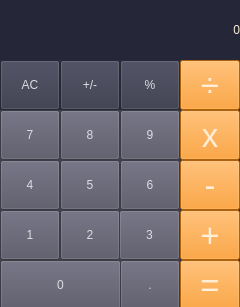
<?xml version="1.0" encoding="UTF-8"?>
<ui version="4.0">
 <class>Form</class>
 <widget class="QWidget" name="Form">
  <property name="geometry">
   <rect>
    <x>0</x>
    <y>0</y>
    <width>240</width>
    <height>307</height>
   </rect>
  </property>
  <property name="windowTitle">
   <string>Calculator</string>
  </property>
  <widget class="QFrame" name="frame">
   <property name="geometry">
    <rect>
     <x>0</x>
     <y>0</y>
     <width>240</width>
     <height>311</height>
    </rect>
   </property>
   <property name="styleSheet">
    <string notr="true">background-color: rgb(37, 38, 56);</string>
   </property>
   <property name="frameShape">
    <enum>QFrame::StyledPanel</enum>
   </property>
   <property name="frameShadow">
    <enum>QFrame::Raised</enum>
   </property>
   <widget class="QFrame" name="frame_2">
    <property name="geometry">
     <rect>
      <x>0</x>
      <y>60</y>
      <width>241</width>
      <height>251</height>
     </rect>
    </property>
    <property name="frameShape">
     <enum>QFrame::StyledPanel</enum>
    </property>
    <property name="frameShadow">
     <enum>QFrame::Raised</enum>
    </property>
    <widget class="QFrame" name="frame_3">
     <property name="geometry">
      <rect>
       <x>0</x>
       <y>0</y>
       <width>240</width>
       <height>50</height>
      </rect>
     </property>
     <property name="frameShape">
      <enum>QFrame::StyledPanel</enum>
     </property>
     <property name="frameShadow">
      <enum>QFrame::Raised</enum>
     </property>
     <widget class="QFrame" name="frame_4">
      <property name="geometry">
       <rect>
        <x>0</x>
        <y>0</y>
        <width>60</width>
        <height>50</height>
       </rect>
      </property>
      <property name="styleSheet">
       <string notr="true">background-color: rgb(54, 55, 72);</string>
      </property>
      <property name="frameShape">
       <enum>QFrame::StyledPanel</enum>
      </property>
      <property name="frameShadow">
       <enum>QFrame::Raised</enum>
      </property>
      <widget class="QPushButton" name="reset">
       <property name="geometry">
        <rect>
         <x>0</x>
         <y>0</y>
         <width>60</width>
         <height>50</height>
        </rect>
       </property>
       <property name="styleSheet">
        <string notr="true">font: 16pt &quot;.AppleSystemUIFont&quot;;
color: rgb(221, 220, 225);</string>
       </property>
       <property name="text">
        <string>AC</string>
       </property>
      </widget>
     </widget>
     <widget class="QFrame" name="frame_5">
      <property name="geometry">
       <rect>
        <x>60</x>
        <y>0</y>
        <width>60</width>
        <height>50</height>
       </rect>
      </property>
      <property name="styleSheet">
       <string notr="true">background-color: rgb(54, 55, 72);</string>
      </property>
      <property name="frameShape">
       <enum>QFrame::StyledPanel</enum>
      </property>
      <property name="frameShadow">
       <enum>QFrame::Raised</enum>
      </property>
      <widget class="QPushButton" name="sign">
       <property name="geometry">
        <rect>
         <x>0</x>
         <y>0</y>
         <width>60</width>
         <height>50</height>
        </rect>
       </property>
       <property name="styleSheet">
        <string notr="true">font: 16pt &quot;.AppleSystemUIFont&quot;;
color: rgb(221, 220, 225);</string>
       </property>
       <property name="text">
        <string>+/-</string>
       </property>
      </widget>
     </widget>
     <widget class="QFrame" name="frame_6">
      <property name="geometry">
       <rect>
        <x>120</x>
        <y>0</y>
        <width>60</width>
        <height>50</height>
       </rect>
      </property>
      <property name="styleSheet">
       <string notr="true">background-color: rgb(54, 55, 72);</string>
      </property>
      <property name="frameShape">
       <enum>QFrame::StyledPanel</enum>
      </property>
      <property name="frameShadow">
       <enum>QFrame::Raised</enum>
      </property>
      <widget class="QPushButton" name="percent">
       <property name="geometry">
        <rect>
         <x>0</x>
         <y>0</y>
         <width>60</width>
         <height>50</height>
        </rect>
       </property>
       <property name="styleSheet">
        <string notr="true">font: 16pt &quot;.AppleSystemUIFont&quot;;
color: rgb(221, 220, 225);</string>
       </property>
       <property name="text">
        <string>%</string>
       </property>
      </widget>
     </widget>
     <widget class="QFrame" name="frame_7">
      <property name="geometry">
       <rect>
        <x>180</x>
        <y>0</y>
        <width>60</width>
        <height>50</height>
       </rect>
      </property>
      <property name="styleSheet">
       <string notr="true">background-color: rgb(54, 55, 72);</string>
      </property>
      <property name="frameShape">
       <enum>QFrame::StyledPanel</enum>
      </property>
      <property name="frameShadow">
       <enum>QFrame::Raised</enum>
      </property>
      <widget class="QPushButton" name="divide">
       <property name="geometry">
        <rect>
         <x>0</x>
         <y>0</y>
         <width>60</width>
         <height>50</height>
        </rect>
       </property>
       <property name="font">
        <font>
         <family>.AppleSystemUIFont</family>
         <pointsize>25</pointsize>
         <weight>50</weight>
         <italic>false</italic>
         <bold>false</bold>
        </font>
       </property>
       <property name="styleSheet">
        <string notr="true">font: 25pt &quot;.AppleSystemUIFont&quot;;
background-color: rgb(245, 137, 13);
color: rgb(255, 238, 216);</string>
       </property>
       <property name="text">
        <string>÷</string>
       </property>
      </widget>
     </widget>
    </widget>
    <widget class="QFrame" name="frame_8">
     <property name="geometry">
      <rect>
       <x>0</x>
       <y>50</y>
       <width>240</width>
       <height>50</height>
      </rect>
     </property>
     <property name="frameShape">
      <enum>QFrame::StyledPanel</enum>
     </property>
     <property name="frameShadow">
      <enum>QFrame::Raised</enum>
     </property>
     <widget class="QFrame" name="frame_9">
      <property name="geometry">
       <rect>
        <x>0</x>
        <y>0</y>
        <width>60</width>
        <height>50</height>
       </rect>
      </property>
      <property name="styleSheet">
       <string notr="true">background-color: rgb(82, 82, 98);</string>
      </property>
      <property name="frameShape">
       <enum>QFrame::StyledPanel</enum>
      </property>
      <property name="frameShadow">
       <enum>QFrame::Raised</enum>
      </property>
      <widget class="QPushButton" name="seven">
       <property name="geometry">
        <rect>
         <x>0</x>
         <y>0</y>
         <width>60</width>
         <height>50</height>
        </rect>
       </property>
       <property name="styleSheet">
        <string notr="true">font: 16pt &quot;.AppleSystemUIFont&quot;;
color: rgb(221, 220, 225);</string>
       </property>
       <property name="text">
        <string>7</string>
       </property>
      </widget>
     </widget>
     <widget class="QFrame" name="frame_10">
      <property name="geometry">
       <rect>
        <x>60</x>
        <y>0</y>
        <width>60</width>
        <height>50</height>
       </rect>
      </property>
      <property name="styleSheet">
       <string notr="true">background-color: rgb(82, 82, 98);</string>
      </property>
      <property name="frameShape">
       <enum>QFrame::StyledPanel</enum>
      </property>
      <property name="frameShadow">
       <enum>QFrame::Raised</enum>
      </property>
      <widget class="QPushButton" name="eight">
       <property name="geometry">
        <rect>
         <x>0</x>
         <y>0</y>
         <width>60</width>
         <height>50</height>
        </rect>
       </property>
       <property name="styleSheet">
        <string notr="true">font: 16pt &quot;.AppleSystemUIFont&quot;;
color: rgb(221, 220, 225);</string>
       </property>
       <property name="text">
        <string>8</string>
       </property>
      </widget>
     </widget>
     <widget class="QFrame" name="frame_11">
      <property name="geometry">
       <rect>
        <x>120</x>
        <y>0</y>
        <width>60</width>
        <height>50</height>
       </rect>
      </property>
      <property name="styleSheet">
       <string notr="true">background-color: rgb(82, 82, 98);</string>
      </property>
      <property name="frameShape">
       <enum>QFrame::StyledPanel</enum>
      </property>
      <property name="frameShadow">
       <enum>QFrame::Raised</enum>
      </property>
      <widget class="QPushButton" name="nine">
       <property name="geometry">
        <rect>
         <x>0</x>
         <y>0</y>
         <width>60</width>
         <height>50</height>
        </rect>
       </property>
       <property name="styleSheet">
        <string notr="true">font: 16pt &quot;.AppleSystemUIFont&quot;;
color: rgb(221, 220, 225);</string>
       </property>
       <property name="text">
        <string>9</string>
       </property>
      </widget>
     </widget>
     <widget class="QFrame" name="frame_12">
      <property name="geometry">
       <rect>
        <x>180</x>
        <y>0</y>
        <width>60</width>
        <height>50</height>
       </rect>
      </property>
      <property name="styleSheet">
       <string notr="true">background-color: rgb(54, 55, 72);</string>
      </property>
      <property name="frameShape">
       <enum>QFrame::StyledPanel</enum>
      </property>
      <property name="frameShadow">
       <enum>QFrame::Raised</enum>
      </property>
      <widget class="QPushButton" name="multiply">
       <property name="geometry">
        <rect>
         <x>0</x>
         <y>0</y>
         <width>60</width>
         <height>50</height>
        </rect>
       </property>
       <property name="font">
        <font>
         <family>.AppleSystemUIFont</family>
         <pointsize>25</pointsize>
         <weight>50</weight>
         <italic>false</italic>
         <bold>false</bold>
        </font>
       </property>
       <property name="styleSheet">
        <string notr="true">font: 25pt &quot;.AppleSystemUIFont&quot;;
background-color: rgb(245, 137, 13);
color: rgb(255, 238, 216);</string>
       </property>
       <property name="text">
        <string>x</string>
       </property>
      </widget>
     </widget>
    </widget>
    <widget class="QFrame" name="frame_13">
     <property name="geometry">
      <rect>
       <x>0</x>
       <y>100</y>
       <width>240</width>
       <height>50</height>
      </rect>
     </property>
     <property name="frameShape">
      <enum>QFrame::StyledPanel</enum>
     </property>
     <property name="frameShadow">
      <enum>QFrame::Raised</enum>
     </property>
     <widget class="QFrame" name="frame_14">
      <property name="geometry">
       <rect>
        <x>0</x>
        <y>0</y>
        <width>60</width>
        <height>50</height>
       </rect>
      </property>
      <property name="styleSheet">
       <string notr="true">background-color: rgb(82, 82, 98);</string>
      </property>
      <property name="frameShape">
       <enum>QFrame::StyledPanel</enum>
      </property>
      <property name="frameShadow">
       <enum>QFrame::Raised</enum>
      </property>
      <widget class="QPushButton" name="four">
       <property name="geometry">
        <rect>
         <x>0</x>
         <y>0</y>
         <width>60</width>
         <height>50</height>
        </rect>
       </property>
       <property name="styleSheet">
        <string notr="true">font: 16pt &quot;.AppleSystemUIFont&quot;;
color: rgb(221, 220, 225);</string>
       </property>
       <property name="text">
        <string>4</string>
       </property>
      </widget>
     </widget>
     <widget class="QFrame" name="frame_15">
      <property name="geometry">
       <rect>
        <x>60</x>
        <y>0</y>
        <width>60</width>
        <height>50</height>
       </rect>
      </property>
      <property name="styleSheet">
       <string notr="true">background-color: rgb(82, 82, 98);</string>
      </property>
      <property name="frameShape">
       <enum>QFrame::StyledPanel</enum>
      </property>
      <property name="frameShadow">
       <enum>QFrame::Raised</enum>
      </property>
      <widget class="QPushButton" name="five">
       <property name="geometry">
        <rect>
         <x>0</x>
         <y>0</y>
         <width>60</width>
         <height>50</height>
        </rect>
       </property>
       <property name="styleSheet">
        <string notr="true">font: 16pt &quot;.AppleSystemUIFont&quot;;
color: rgb(221, 220, 225);</string>
       </property>
       <property name="text">
        <string>5</string>
       </property>
      </widget>
     </widget>
     <widget class="QFrame" name="frame_16">
      <property name="geometry">
       <rect>
        <x>120</x>
        <y>0</y>
        <width>60</width>
        <height>50</height>
       </rect>
      </property>
      <property name="styleSheet">
       <string notr="true">background-color: rgb(82, 82, 98);</string>
      </property>
      <property name="frameShape">
       <enum>QFrame::StyledPanel</enum>
      </property>
      <property name="frameShadow">
       <enum>QFrame::Raised</enum>
      </property>
      <widget class="QPushButton" name="six">
       <property name="geometry">
        <rect>
         <x>0</x>
         <y>0</y>
         <width>60</width>
         <height>50</height>
        </rect>
       </property>
       <property name="styleSheet">
        <string notr="true">font: 16pt &quot;.AppleSystemUIFont&quot;;
color: rgb(221, 220, 225);</string>
       </property>
       <property name="text">
        <string>6</string>
       </property>
      </widget>
     </widget>
     <widget class="QFrame" name="frame_17">
      <property name="geometry">
       <rect>
        <x>180</x>
        <y>0</y>
        <width>60</width>
        <height>50</height>
       </rect>
      </property>
      <property name="styleSheet">
       <string notr="true">background-color: rgb(54, 55, 72);</string>
      </property>
      <property name="frameShape">
       <enum>QFrame::StyledPanel</enum>
      </property>
      <property name="frameShadow">
       <enum>QFrame::Raised</enum>
      </property>
      <widget class="QPushButton" name="subtract">
       <property name="geometry">
        <rect>
         <x>0</x>
         <y>0</y>
         <width>60</width>
         <height>50</height>
        </rect>
       </property>
       <property name="font">
        <font>
         <family>.AppleSystemUIFont</family>
         <pointsize>25</pointsize>
         <weight>50</weight>
         <italic>false</italic>
         <bold>false</bold>
        </font>
       </property>
       <property name="styleSheet">
        <string notr="true">font: 25pt &quot;.AppleSystemUIFont&quot;;
background-color: rgb(245, 137, 13);
color: rgb(255, 238, 216);</string>
       </property>
       <property name="text">
        <string>-</string>
       </property>
      </widget>
     </widget>
    </widget>
    <widget class="QFrame" name="frame_18">
     <property name="geometry">
      <rect>
       <x>0</x>
       <y>150</y>
       <width>240</width>
       <height>50</height>
      </rect>
     </property>
     <property name="frameShape">
      <enum>QFrame::StyledPanel</enum>
     </property>
     <property name="frameShadow">
      <enum>QFrame::Raised</enum>
     </property>
     <widget class="QFrame" name="frame_19">
      <property name="geometry">
       <rect>
        <x>0</x>
        <y>0</y>
        <width>60</width>
        <height>50</height>
       </rect>
      </property>
      <property name="styleSheet">
       <string notr="true">background-color: rgb(82, 82, 98);</string>
      </property>
      <property name="frameShape">
       <enum>QFrame::StyledPanel</enum>
      </property>
      <property name="frameShadow">
       <enum>QFrame::Raised</enum>
      </property>
      <widget class="QPushButton" name="one">
       <property name="geometry">
        <rect>
         <x>0</x>
         <y>0</y>
         <width>60</width>
         <height>50</height>
        </rect>
       </property>
       <property name="styleSheet">
        <string notr="true">font: 16pt &quot;.AppleSystemUIFont&quot;;
color: rgb(221, 220, 225);</string>
       </property>
       <property name="text">
        <string>1</string>
       </property>
      </widget>
     </widget>
     <widget class="QFrame" name="frame_20">
      <property name="geometry">
       <rect>
        <x>60</x>
        <y>0</y>
        <width>60</width>
        <height>50</height>
       </rect>
      </property>
      <property name="styleSheet">
       <string notr="true">background-color: rgb(82, 82, 98);</string>
      </property>
      <property name="frameShape">
       <enum>QFrame::StyledPanel</enum>
      </property>
      <property name="frameShadow">
       <enum>QFrame::Raised</enum>
      </property>
      <widget class="QPushButton" name="two">
       <property name="geometry">
        <rect>
         <x>0</x>
         <y>0</y>
         <width>60</width>
         <height>50</height>
        </rect>
       </property>
       <property name="styleSheet">
        <string notr="true">font: 16pt &quot;.AppleSystemUIFont&quot;;
color: rgb(221, 220, 225);</string>
       </property>
       <property name="text">
        <string>2</string>
       </property>
      </widget>
     </widget>
     <widget class="QFrame" name="frame_21">
      <property name="geometry">
       <rect>
        <x>120</x>
        <y>0</y>
        <width>60</width>
        <height>50</height>
       </rect>
      </property>
      <property name="styleSheet">
       <string notr="true">background-color: rgb(82, 82, 98);</string>
      </property>
      <property name="frameShape">
       <enum>QFrame::StyledPanel</enum>
      </property>
      <property name="frameShadow">
       <enum>QFrame::Raised</enum>
      </property>
      <widget class="QPushButton" name="three">
       <property name="geometry">
        <rect>
         <x>-1</x>
         <y>0</y>
         <width>61</width>
         <height>50</height>
        </rect>
       </property>
       <property name="styleSheet">
        <string notr="true">font: 16pt &quot;.AppleSystemUIFont&quot;;
color: rgb(221, 220, 225);</string>
       </property>
       <property name="text">
        <string>3</string>
       </property>
      </widget>
     </widget>
     <widget class="QFrame" name="frame_22">
      <property name="geometry">
       <rect>
        <x>180</x>
        <y>0</y>
        <width>60</width>
        <height>50</height>
       </rect>
      </property>
      <property name="styleSheet">
       <string notr="true">background-color: rgb(54, 55, 72);</string>
      </property>
      <property name="frameShape">
       <enum>QFrame::StyledPanel</enum>
      </property>
      <property name="frameShadow">
       <enum>QFrame::Raised</enum>
      </property>
      <widget class="QPushButton" name="add">
       <property name="geometry">
        <rect>
         <x>0</x>
         <y>0</y>
         <width>60</width>
         <height>50</height>
        </rect>
       </property>
       <property name="font">
        <font>
         <family>.AppleSystemUIFont</family>
         <pointsize>25</pointsize>
         <weight>50</weight>
         <italic>false</italic>
         <bold>false</bold>
        </font>
       </property>
       <property name="styleSheet">
        <string notr="true">font: 25pt &quot;.AppleSystemUIFont&quot;;
background-color: rgb(245, 137, 13);
color: rgb(255, 238, 216);</string>
       </property>
       <property name="text">
        <string>+</string>
       </property>
      </widget>
     </widget>
    </widget>
    <widget class="QFrame" name="frame_23">
     <property name="geometry">
      <rect>
       <x>0</x>
       <y>200</y>
       <width>240</width>
       <height>50</height>
      </rect>
     </property>
     <property name="frameShape">
      <enum>QFrame::StyledPanel</enum>
     </property>
     <property name="frameShadow">
      <enum>QFrame::Raised</enum>
     </property>
     <widget class="QFrame" name="frame_24">
      <property name="geometry">
       <rect>
        <x>0</x>
        <y>0</y>
        <width>121</width>
        <height>50</height>
       </rect>
      </property>
      <property name="styleSheet">
       <string notr="true">background-color: rgb(82, 82, 98);</string>
      </property>
      <property name="frameShape">
       <enum>QFrame::StyledPanel</enum>
      </property>
      <property name="frameShadow">
       <enum>QFrame::Raised</enum>
      </property>
      <widget class="QPushButton" name="zero">
       <property name="geometry">
        <rect>
         <x>0</x>
         <y>0</y>
         <width>121</width>
         <height>50</height>
        </rect>
       </property>
       <property name="styleSheet">
        <string notr="true">font: 16pt &quot;.AppleSystemUIFont&quot;;
color: rgb(221, 220, 225);</string>
       </property>
       <property name="text">
        <string>0</string>
       </property>
      </widget>
     </widget>
     <widget class="QFrame" name="frame_26">
      <property name="geometry">
       <rect>
        <x>120</x>
        <y>0</y>
        <width>60</width>
        <height>50</height>
       </rect>
      </property>
      <property name="styleSheet">
       <string notr="true">background-color: rgb(82, 82, 98);</string>
      </property>
      <property name="frameShape">
       <enum>QFrame::StyledPanel</enum>
      </property>
      <property name="frameShadow">
       <enum>QFrame::Raised</enum>
      </property>
      <widget class="QPushButton" name="dot">
       <property name="geometry">
        <rect>
         <x>0</x>
         <y>0</y>
         <width>60</width>
         <height>50</height>
        </rect>
       </property>
       <property name="styleSheet">
        <string notr="true">font: 16pt &quot;.AppleSystemUIFont&quot;;
color: rgb(221, 220, 225);</string>
       </property>
       <property name="text">
        <string>.</string>
       </property>
      </widget>
     </widget>
     <widget class="QFrame" name="frame_27">
      <property name="geometry">
       <rect>
        <x>180</x>
        <y>0</y>
        <width>60</width>
        <height>50</height>
       </rect>
      </property>
      <property name="styleSheet">
       <string notr="true">background-color: rgb(54, 55, 72);</string>
      </property>
      <property name="frameShape">
       <enum>QFrame::StyledPanel</enum>
      </property>
      <property name="frameShadow">
       <enum>QFrame::Raised</enum>
      </property>
      <widget class="QPushButton" name="equal">
       <property name="geometry">
        <rect>
         <x>0</x>
         <y>0</y>
         <width>60</width>
         <height>50</height>
        </rect>
       </property>
       <property name="font">
        <font>
         <family>.AppleSystemUIFont</family>
         <pointsize>25</pointsize>
         <weight>50</weight>
         <italic>false</italic>
         <bold>false</bold>
        </font>
       </property>
       <property name="styleSheet">
        <string notr="true">font: 25pt &quot;.AppleSystemUIFont&quot;;
background-color: rgb(245, 137, 13);
color: rgb(255, 238, 216);</string>
       </property>
       <property name="text">
        <string>=</string>
       </property>
      </widget>
     </widget>
    </widget>
   </widget>
   <widget class="QLabel" name="display">
    <property name="geometry">
     <rect>
      <x>0</x>
      <y>0</y>
      <width>240</width>
      <height>60</height>
     </rect>
    </property>
    <property name="styleSheet">
     <string notr="true">font: 40pt &quot;.AppleSystemUIFont&quot;;
color: rgb(248, 238, 216);</string>
    </property>
    <property name="text">
     <string>0</string>
    </property>
    <property name="alignment">
     <set>Qt::AlignRight|Qt::AlignTrailing|Qt::AlignVCenter</set>
    </property>
    <property name="margin">
     <number>10</number>
    </property>
   </widget>
  </widget>
 </widget>
 <resources/>
 <connections/>
</ui>
